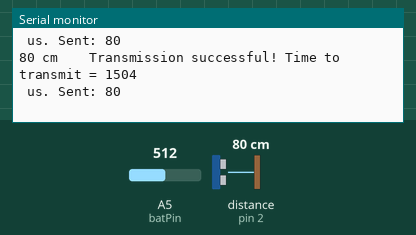
Simulated run of this sketch. Board: Arduino Uno, built with avr-gcc and run on an emulated ATmega328P. Shown: the last lines printed to the serial monitor. Wiring (inferred from the names in the program): ultrasonic range finder: trigger pin 3; echo pin 2. The inputs (shaded band) are chosen by the test bench; at power-on: distance to the obstacle (sensor on pin 2) 80 cm, A5 (batPin) = 512. The echo pulse lasts 58.3 µs per cm; no radio packets arrive unless stated.

Above: at 1.8 s.
1.9 s: distance to the obstacle (sensor on pin 2) set to 2 cm
At 3.0 s:
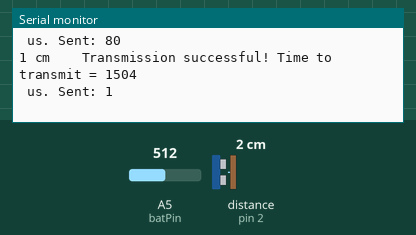
3.4 s: distance to the obstacle (sensor on pin 2) set to 4 cm
At 5.1 s:
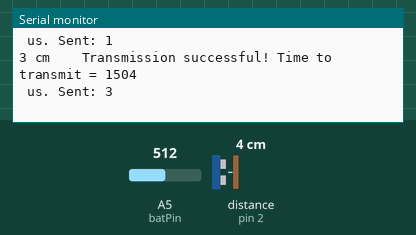
Timing chart, 0 to 6.6 s (numbered marks = the images above; inputs shaded):
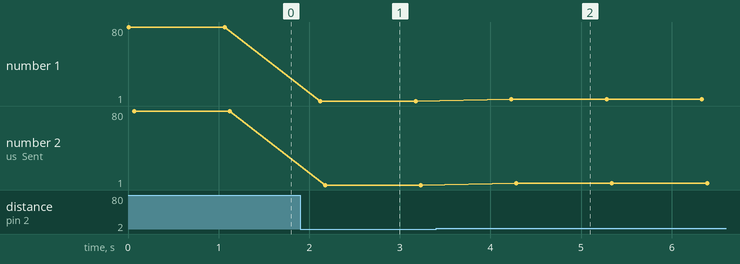

Measured:
- after the input at 1.9 s, the serial monitor: prints a new line after 0.22 s (image 1)
- after the input at 3.4 s, the serial monitor: prints a new line after 0.83 s (image 2)
- plotted number 1: 80 → 1 after the input at 1.9 s, 1 → 3 after the input at 3.4 s
- plotted number 2: 80 → 1 after the input at 1.9 s, 1 → 3 after the input at 3.4 s

The sketch:

nrfSender.ino
```cpp
#include <SPI.h>
#include "printf.h"
#include "RF24.h"

#define batPin 5
#define ECHOPIN 2// Pin to receive echo pulse
#define TRIGPIN 3// Pin to send trigger pulse
#define CE_PIN 7
#define CSN_PIN 8
// instantiate an object for the nRF24L01 transceiver
RF24 radio(CE_PIN, CSN_PIN);

// Let these addresses be used for the pair
uint8_t address[][6] = { "1Node", "2Node" };
// It is very helpful to think of an address as a path instead of as an identifying device destination


int tot = 0;
int bat = 0;
int calibrate = 0;
int preVal = 0;
int distance = 0;
int payload[2];
//bool reverse=false;


void setup() {

  pinMode(ECHOPIN, INPUT);
  pinMode(TRIGPIN, OUTPUT);

  Serial.begin(115200);
  while (!Serial) {
    // some boards need to wait to ensure access to serial over USB
  }

  // initialize the transceiver on the SPI bus
  if (!radio.begin()) {
    Serial.println(F("radio hardware is not responding!!"));
    while (1) {                 // hold in infinite loop
      Serial.print(".");
      if (radio.begin()) {
        break;
        }
      }
  }

  // print example's introductory prompt
  Serial.println(F("Let's Get Started"));

  // Set the PA Level low
  radio.setPALevel(RF24_PA_LOW);  // RF24_PA_MAX is default.

  // save on transmission time by setting the radio to only transmit the
  // number of bytes we need to transmit a float
  radio.setPayloadSize(sizeof(payload));  // float datatype occupies 4 bytes

  // set the TX address of the RX node into the TX pipe
  radio.openWritingPipe(address[0]);  // always uses pipe 0

  // set the RX address of the TX node into a RX pipe
  radio.openReadingPipe(1, address[1]);  // using pipe 1

  // additional setup specific to the node's role
  radio.stopListening();  // put radio in TX mode


  // For debugging info
  // printf_begin();             // needed only once for printing details
  // radio.printDetails();       // (smaller) function that prints raw register values
  // radio.printPrettyDetails(); // (larger) function that prints human readable data

}  // setup

void loop() {
    distance = sonar();
//    Serial.println(distance);
    bat = batfun();
    int payload[] = {distance,bat};

    unsigned long start_timer = micros();                // start the timer
    bool report = radio.write(payload, radio.getPayloadSize());  // transmit & save the report
    unsigned long end_timer = micros();                  // end the timer


    if (report) {
      tot = end_timer - start_timer;
      Serial.print(F("Transmission successful! "));  // payload was delivered
      Serial.print(F("Time to transmit = "));
      Serial.println(tot);  // print the timer result
      Serial.print(F(" us. Sent: "));
      Serial.println(distance);  // print payload sent
    } else {
      Serial.println(F("Transmission failed or timed out"));  // payload was not delivered
    }
delay(1000);

}  // loop

int sonar(){
  digitalWrite(TRIGPIN, LOW); // Set the trigger pin to low for 2uS
  delayMicroseconds(2);
  digitalWrite(TRIGPIN, HIGH); // Send a 10uS high to trigger ranging
  delayMicroseconds(10);
  digitalWrite(TRIGPIN, LOW); // Send pin low again
  int distance = pulseIn(ECHOPIN, HIGH,26000); // Read in times pulse
  distance= distance/58;
  Serial.print(distance);
  Serial.print(" cm    ");
  delay(50);// Wait 50mS before next ranging
  return stabalize(distance);
 }

 int stabalize(int nowVal){
  if(calibrate){
    int jump = (preVal - nowVal);
    jump < 0 ? jump*=-1: jump;
    if(jump>1 && jump<5){
      preVal = nowVal;
    }
    if(preVal > 30){
      calibrate = false;
    }
  }
  else{
    preVal = nowVal;
    if(preVal < 26){
      calibrate = true;
    }
  }
  return preVal;
 }


int batfun(){
    int analogValue = analogRead(batPin);
    float voltage = analogValue*(5.0/1023.0);
    if(voltage >= 3.95){
      return 100;
      }
    else if(voltage > 3.8){
      return 80;
    }
    else if(voltage > 3.73){
      return 60;
    }
    else if(voltage > 3.68){
      return 40;
    }
    else if(voltage <= 3.68){
      return 20;
    }
}
```
